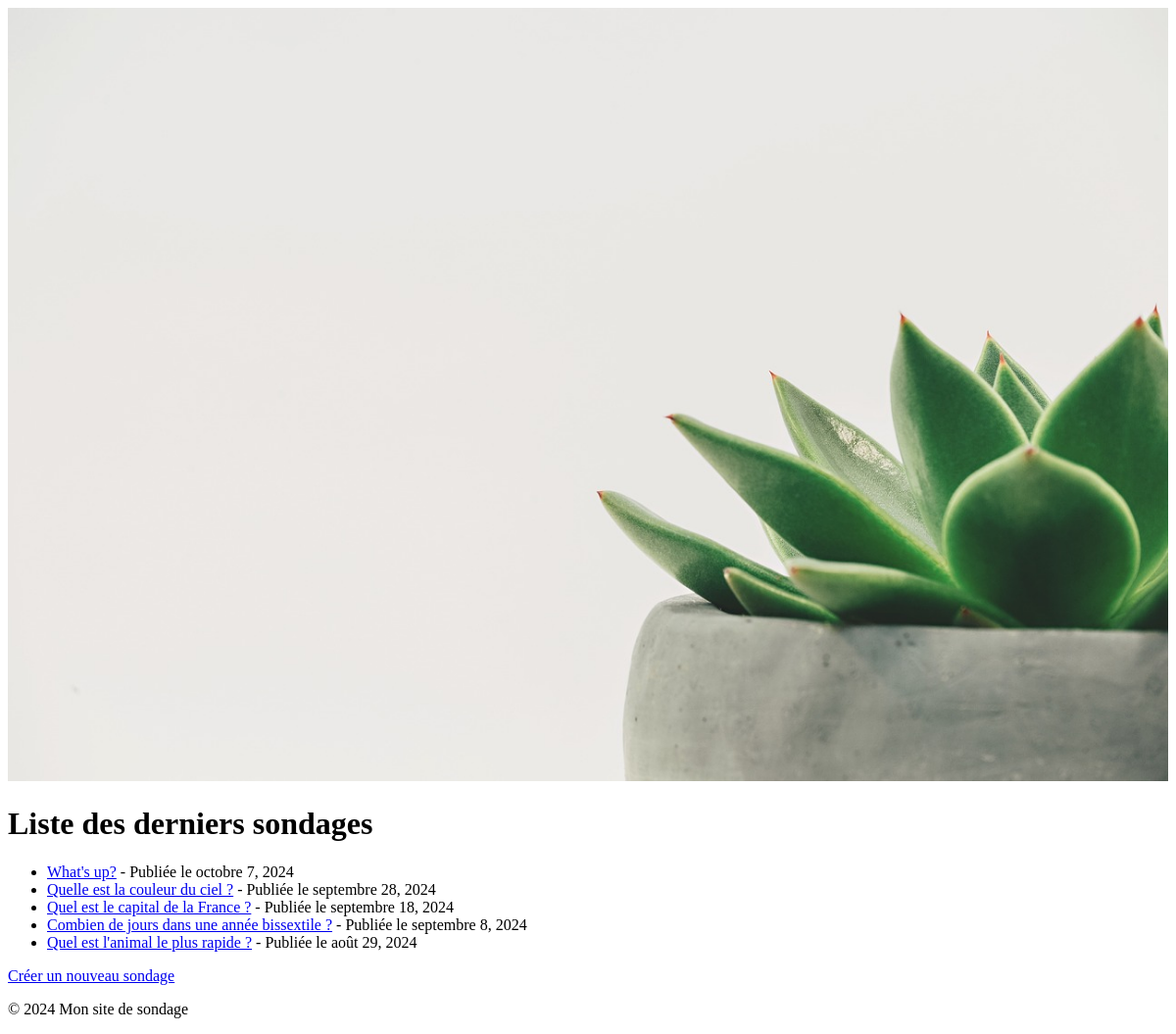
/polls/, run on an earlier commit of the app's database.
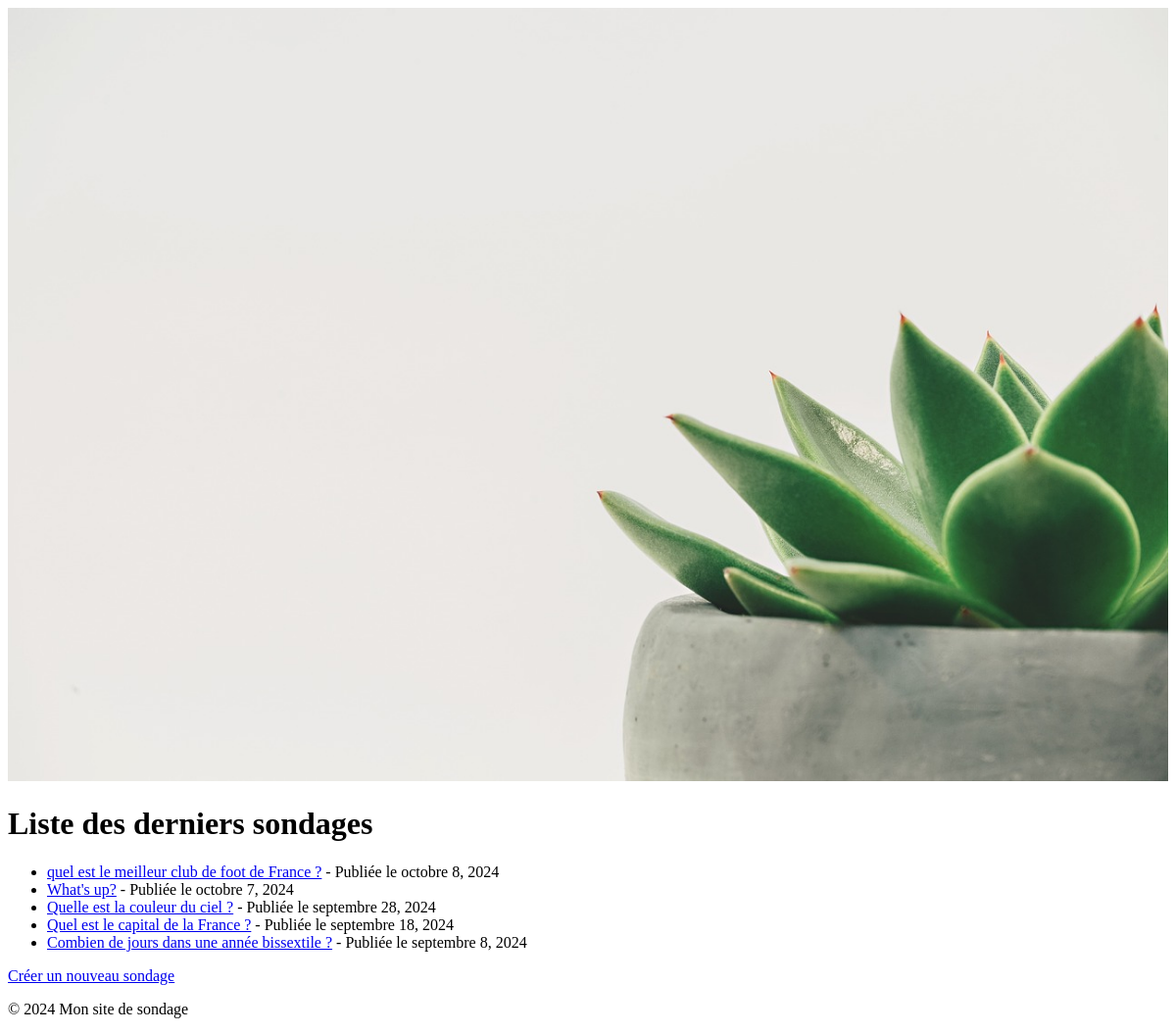
And on a later commit of the database.
### polls/models.py (models this page shows, shortened)
class Question(models.Model):
    question_text = models.CharField(max_length=200)
    pub_date = models.DateTimeField("date published", default=timezone.now)

### polls/views.py (the view)
# urls.py: path("", views.IndexView.as_view(), name="index"),
class IndexView(generic.ListView):
    template_name = "polls/index.html"
    context_object_name = "latest_question_list"
    def get_queryset(self):
        return Question.objects.filter(pub_date__lte=timezone.now()).order_by("-pub_date")[
               :5
               ]

### polls/templates/polls/index.html (shortened to what this page needs)
{% extends 'base.html' %}
{% load static %}
{% block main %}
    <h1>Liste des derniers sondages</h1>
    {% if latest_question_list %}
        <ul>
            {% for question in latest_question_list %}
                <li>
                    <a href="{% url 'polls:detail' question.id %}">{{ question.question_text }}</a> -
                    Publiée le {{ question.pub_date|date:"F j, Y" }}
                </li>
            {% endfor %}
        </ul>
    <a href="{% url 'polls:create_question' %}">Créer un nouveau sondage</a>
    {% else %}
    <p>No polls are available.</p>
{% endif %}
{% endblock %}

What changed in the data, as far as the page shows it:
no longer on this page (row unchanged): Question: question_text "Quel est l'animal le plus rapide ?", pub_date "août 29, 2024"
added Question: question_text "quel est le meilleur club de foot de France ?", pub_date "octobre 8, 2024"
